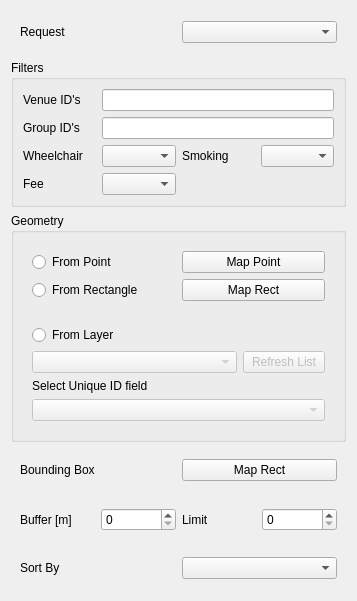
         <widget class="QWidget" name="scrollAreaWidgetContents">
          <property name="geometry">
           <rect>
            <x>0</x>
            <y>-144</y>
            <width>357</width>
            <height>601</height>
           </rect>
          </property>
          <layout class="QGridLayout" name="gridLayout_19">
           <item row="2" column="0">
            <widget class="QGroupBox" name="groupBox_6">
             <property name="title">
              <string>Geometry</string>
             </property>
             <layout class="QFormLayout" name="formLayout">
              <item row="0" column="0" colspan="2">
               <widget class="QWidget" name="places_map" native="true">
                <layout class="QGridLayout" name="gridLayout_20">
                 <property name="leftMargin">
                  <number>9</number>
                 </property>
                 <property name="topMargin">
                  <number>9</number>
                 </property>
                 <property name="rightMargin">
                  <number>9</number>
                 </property>
                 <property name="bottomMargin">
                  <number>9</number>
                 </property>
                 <item row="4" column="0">
                  <widget class="QRadioButton" name="places_poly_radio">
                   <property name="text">
                    <string>From Rectangle</string>
                   </property>
                   <attribute name="buttonGroup">
                    <string notr="true">places_buttongroup</string>
                   </attribute>
                  </widget>
                 </item>
                 <item row="1" column="0">
                  <widget class="QRadioButton" name="places_point_radio">
                   <property name="text">
                    <string>From Point</string>
                   </property>
                   <attribute name="buttonGroup">
                    <string notr="true">places_buttongroup</string>
                   </attribute>
                  </widget>
                 </item>
                 <item row="4" column="1">
                  <widget class="QPushButton" name="places_poly_button">
                   <property name="text">
                    <string>Map Rect</string>
                   </property>
                  </widget>
                 </item>
                 <item row="1" column="1">
                  <widget class="QPushButton" name="places_point_button">
                   <property name="text">
                    <string>Map Point</string>
                   </property>
                  </widget>
                 </item>
                </layout>
               </widget>
              </item>
              <item row="1" column="0" colspan="2">
               <widget class="QWidget" name="places_layer" native="true">
                <layout class="QGridLayout" name="gridLayout_21">
                 <item row="0" column="0">
                  <widget class="QRadioButton" name="places_layer_radio">
                   <property name="text">
                    <string>From Layer</string>
                   </property>
                   <attribute name="buttonGroup">
                    <string notr="true">places_buttongroup</string>
                   </attribute>
                  </widget>
                 </item>
                 <item row="1" column="0" colspan="2">
                  <widget class="QComboBox" name="places_layer_combo">
                   <property name="enabled">
                    <bool>false</bool>
                   </property>
                   <property name="toolTip">
                    <string>Input Layer must be of type 'Point' </string>
                   </property>
                   <property name="whatsThis">
                    <string/>
                   </property>
                  </widget>
                 </item>
                 <item row="4" column="0" colspan="3">
                  <widget class="QComboBox" name="places_layer_id">
                   <property name="enabled">
                    <bool>false</bool>
                   </property>
                  </widget>
                 </item>
                 <item row="2" column="0">
                  <widget class="QLabel" name="label_19">
                   <property name="text">
                    <string>Select Unique ID field</string>
                   </property>
                  </widget>
                 </item>
                 <item row="1" column="2">
                  <widget class="QPushButton" name="places_layer_refresh">
                   <property name="enabled">
                    <bool>false</bool>
                   </property>
                   <property name="text">
                    <string>Refresh List</string>
                   </property>
                  </widget>
                 </item>
                </layout>
               </widget>
              </item>
             </layout>
            </widget>
           </item>
           <item row="0" column="0">
            <widget class="QWidget" name="widget_13" native="true">
             <layout class="QGridLayout" name="gridLayout_18">
              <item row="0" column="1">
               <widget class="QComboBox" name="places_request_combo"/>
              </item>
              <item row="0" column="0">
               <widget class="QLabel" name="label_7">
                <property name="text">
                 <string>Request</string>
                </property>
               </widget>
              </item>
             </layout>
            </widget>
           </item>
           <item row="5" column="0">
            <widget class="QWidget" name="widget_25" native="true">
             <layout class="QGridLayout" name="gridLayout_23">
              <item row="0" column="0">
               <widget class="QLabel" name="label_14">
                <property name="text">
                 <string>Sort By</string>
                </property>
               </widget>
              </item>
              <item row="0" column="1">
               <widget class="QComboBox" name="places_sort_combo"/>
              </item>
             </layout>
            </widget>
           </item>
           <item row="3" column="0">
            <widget class="QWidget" name="widget_22" native="true">
             <layout class="QHBoxLayout" name="horizontalLayout_10">
              <item>
               <widget class="QLabel" name="label_8">
                <property name="text">
                 <string>Bounding Box</string>
                </property>
               </widget>
              </item>
              <item>
               <widget class="QPushButton" name="places_bbox_button">
                <property name="text">
                 <string>Map Rect</string>
                </property>
               </widget>
              </item>
             </layout>
            </widget>
           </item>
           <item row="4" column="0">
            <widget class="QWidget" name="widget_23" native="true">
             <layout class="QHBoxLayout" name="horizontalLayout_11">
              <item>
               <widget class="QLabel" name="label_9">
                <property name="text">
                 <string>Buffer [m]</string>
                </property>
               </widget>
              </item>
              <item>
               <widget class="QSpinBox" name="spinBox"/>
              </item>
              <item>
               <widget class="QLabel" name="label_13">
                <property name="text">
                 <string>Limit</string>
                </property>
               </widget>
              </item>
              <item>
               <widget class="QSpinBox" name="spinBox_2"/>
              </item>
             </layout>
            </widget>
           </item>
           <item row="1" column="0">
            <widget class="QGroupBox" name="groupBox_7">
             <property name="title">
              <string>Filters</string>
             </property>
             <layout class="QGridLayout" name="gridLayout_22">
              <item row="2" column="3">
               <widget class="QComboBox" name="places_smoke"/>
              </item>
              <item row="0" column="0">
               <widget class="QLabel" name="label_20">
                <property name="text">
                 <string>Venue ID's</string>
                </property>
               </widget>
              </item>
              <item row="2" column="2">
               <widget class="QLabel" name="label_22">
                <property name="text">
                 <string>Smoking</string>
                </property>
               </widget>
              </item>
              <item row="2" column="0">
               <widget class="QLabel" name="label_21">
                <property name="text">
                 <string>Wheelchair</string>
                </property>
               </widget>
              </item>
              <item row="2" column="1">
               <widget class="QComboBox" name="places_wheel"/>
              </item>
              <item row="3" column="0">
               <widget class="QLabel" name="label_23">
                <property name="text">
                 <string>Fee</string>
                </property>
               </widget>
              </item>
              <item row="3" column="1">
               <widget class="QComboBox" name="places_fees"/>
              </item>
              <item row="0" column="1" colspan="3">
               <widget class="QLineEdit" name="places_venue"/>
              </item>
              <item row="1" column="0">
               <widget class="QLabel" name="label_24">
                <property name="text">
                 <string>Group ID's</string>
                </property>
               </widget>
              </item>
              <item row="1" column="1" colspan="3">
               <widget class="QLineEdit" name="places_group"/>
              </item>
             </layout>
            </widget>
           </item>
          </layout>
         </widget>
